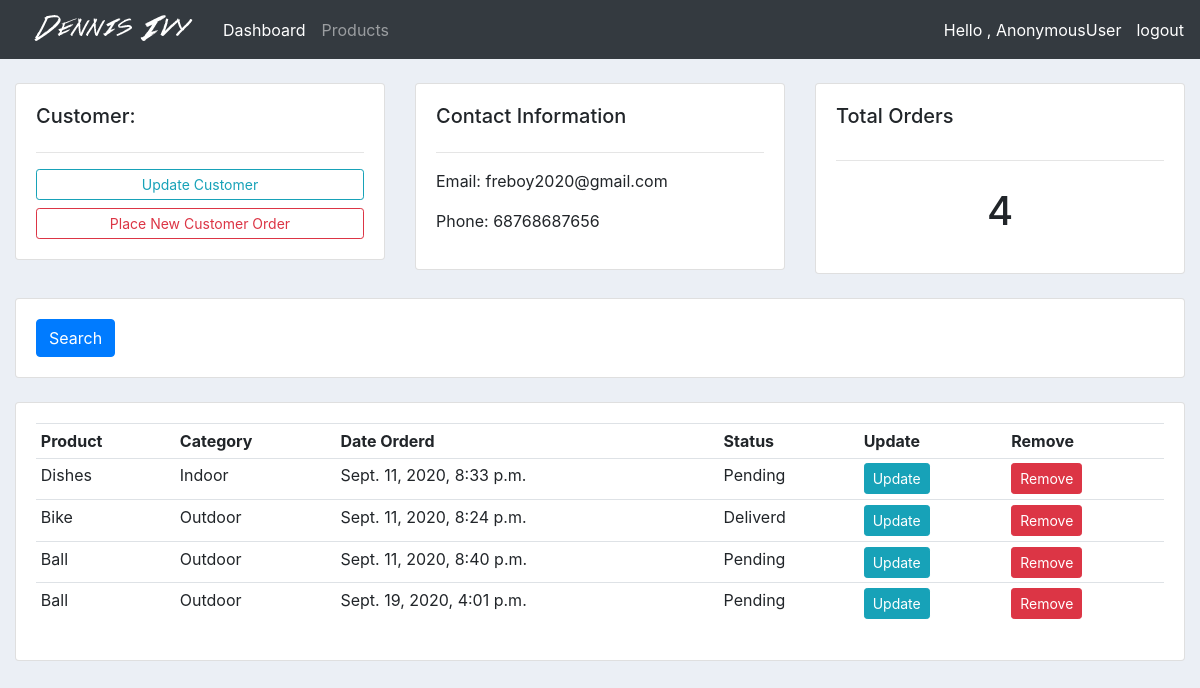
The app's page /customer/1/ with its own data.
### accounts/models.py (models this page shows, shortened)
class Customer(models.Model):
    name = models.CharField(max_length=200 , null = True)
    email = models.CharField(max_length=200 , null = True)
    phone = models.CharField(max_length=200 , null = True)
    date_created = models.DateTimeField(auto_now_add=True,null=True)

class Order(models.Model):
    STATUS = (
         ('Pending','Pending'),
        ('Deliverd','Deliverd'),
        ('Out for delivery','Out for delivery'),
    )
    customer=models.ForeignKey(Customer,null=True , on_delete=models.SET_NULL)
    product=models.ForeignKey(Product,null=True , on_delete=models.SET_NULL)
    status = models.CharField(max_length=200 , null = True , choices = STATUS )
    date_created = models.DateTimeField(auto_now_add=True,null=True)

class Product(models.Model):
    CATEGORY = (
        ('Indoor','Indoor'),
        ('Outdoor','Outdoor'),
    )
    name = models.CharField(max_length=200 , null = True)
    price = models.FloatField(max_length=200 , null = True)
    describtion = models.CharField(max_length=200 , null = True , blank=True)
    category = models.CharField(max_length=200 , choices = CATEGORY , null = True)
    date_created = models.DateTimeField(auto_now_add=True,null=True)
    tags = models.ManyToManyField(Tag)
    def __str__(self):
        return self.name

### accounts/views.py (the view)
# urls.py: path('customer/<str:pk_test>/', views.customers,name="customer"),
def customers(request , pk_test):
    customer = Customer.objects.get(id=pk_test)
    orders = customer.order_set.all()
    order_count = orders.count()
    context = {
        'customer': customer,
        'orders':orders,
        'order_count':order_count,
    }
    return render(request , 'accounts/customers.html',context)

### accounts/Templates/accounts/customers.html (shortened to what this page needs)
{% extends 'accounts/main.html'%}
{% block content%}
<br>
<div class="row">
	<div class="col-md">
		<div class="card card-body">
			<h5>Customer:</h5>
			<hr>
			<a class="btn btn-outline-info  btn-sm btn-block" href="{% url 'update_customer' customer.id %}">Update Customer</a>
			<a class="btn btn-outline-danger  btn-sm btn-block" href="{% url 'place_new_order' customer.id %}">Place New Customer Order</a>
		</div>
	</div>
	<div class="col-md">
		<div class="card card-body">
			<h5>Contact Information</h5>
			<hr>
			<p>Email: {{customer.email}}</p>
			<p>Phone: {{customer.phone}}</p>
		</div>
	</div>
	<div class="col-md">
		<div class="card card-body">
			<h5>Total Orders</h5>
			<hr>
			<h1 style="text-align: center;padding: 10px">{{order_count}}</h1>
		</div>
	</div>
</div>
<br>
<div class="row">
	<div class="col">
		<div class="card card-body">
			<form method="get">
		    <button class="btn btn-primary " type="submit">Search</button>
		  </form>
		</div>
	</div>
</div>
<br>
<div class="row">
	<div class="col-md">
		<div class="card card-body">
			<table class="table table-sm">
				<tr>
					<th>Product</th>
					<th>Category</th>
					<th>Date Orderd</th>
					<th>Status</th>
					<th>Update</th>
					<th>Remove</th>
				</tr>
				{% for order in orders %}
				<tr>
					<td>{{order.product}}</td>
					<td>{{order.product.category}}</td>
					<td>{{order.date_created}}</td>
					<td>{{order.status}}</td>
					<td><a class="btn btn-sm btn-info" href="">Update</a></td>
					<td><a class="btn btn-sm btn-danger" href="">Remove</a></td>
				</tr>
				{% endfor %}
			</table>
		</div>
	</div>
</div>
{% endblock %}

### accounts/Templates/accounts/main.html (shortened to what this page needs)
{% load static %}
<!DOCTYPE html>
<html lang="en">
<head>
    <link rel="stylesheet" href="https://stackpath.bootstrapcdn.com/bootstrap/4.4.1/css/bootstrap.min.css">
    <link rel="stylesheet" type = "text/css" href="{% static 'accounts/css/main.css'%}">
</head>
<body>
	{% include 'accounts/navbar.html' %}
    <div class="container-fluid">
        {% block content %}
        {% endblock content %}
        </div>
</body>
</html>

### accounts/Templates/accounts/navbar.html (shortened to what this page needs)
{% load static %}
<nav class="navbar navbar-expand-lg navbar-dark bg-dark">
      <img src="{% static 'accounts/images/logo.png' %}">
    <div class="collapse navbar-collapse" id="navbarNav">
      <ul class="navbar-nav">
        <li class="nav-item active">
          <a class="nav-link" href="{% url 'dashboard' %}">Dashboard</a>
        </li>
        <li class="nav-item">
          <a class="nav-link" href="{% url 'products' %}">Products</a>
        </li>
      </ul>
    </div>
    <span style="color: white;">Hello , {{ request.user}}</span>
    <span ><a style="color: white;margin-left: 15px;" href="{% url 'logout'%}">logout</a> </span>
  </nav>

### accounts/static/accounts/css/main.css (style rules this page uses)
body { background-color: #ebeff5; }

### records on screen
Customer: email "freboy2020@gmail.com", phone "68768687656"
Order: product "Dishes", product.category "Indoor", date_created "Sept. 11, 2020, 8:33 p.m.", status "Pending"
Order: product "Bike", product.category "Outdoor", date_created "Sept. 11, 2020, 8:24 p.m.", status "Deliverd"
Order: product "Ball", product.category "Outdoor", date_created "Sept. 11, 2020, 8:40 p.m.", status "Pending"
Order: product "Ball", product.category "Outdoor", date_created "Sept. 19, 2020, 4:01 p.m.", status "Pending"

### other values on screen
{{ request.user }} "AnonymousUser"
{{ order_count }} "4"
